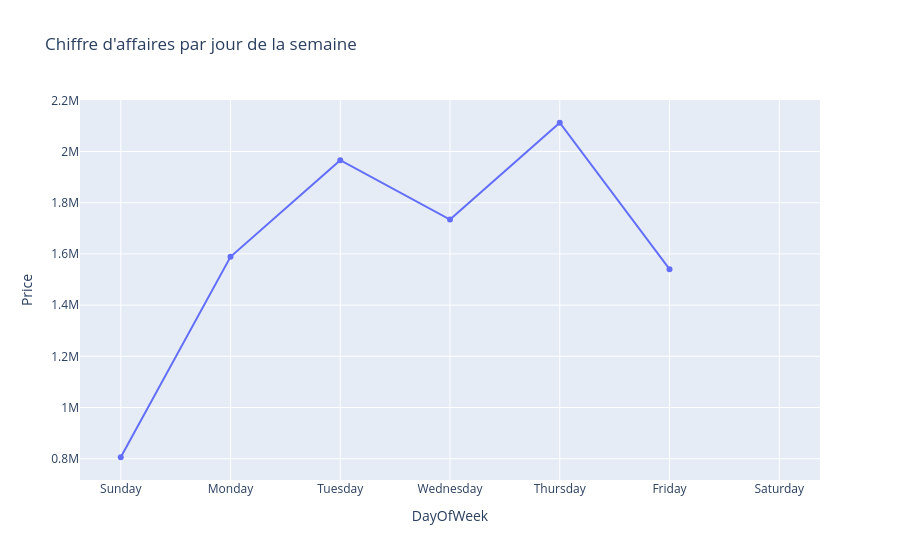

Write notebook code for a chart like this one.
### Code cell
fig_dayofweek = px.line(
    ca_jour_semaine,
    x="DayOfWeek",
    y="Price",
    markers=True,
    title="Chiffre d'affaires par jour de la semaine"
)

fig_dayofweek.show()

### Figure 1 — Plotly figure (JSON) as saved in the notebook; plotly's stock layout.template omitted (floating-point values rounded to 4 significant figures)
{"data": [{"hovertemplate": "DayOfWeek=%{x}<br>Price=%{y}<extra></extra>", "legendgroup": "", "line": {"color": "#636efa", "dash": "solid"}, "marker": {"symbol": "circle"}, "mode": "lines+markers", "name": "", "orientation": "v", "showlegend": false, "type": "scatter", "x": ["Sunday", "Monday", "Tuesday", "Wednesday", "Thursday", "Friday", "Saturday"], "xaxis": "x", "y": [805700.0, 1589000.0, 1966000.0, 1734000.0, 2113000.0, 1541000.0, NaN], "yaxis": "y"}], "layout": {"autosize": true, "legend": {"tracegroupgap": 0}, "title": {"text": "Chiffre d'affaires par jour de la semaine"}, "xaxis": {"anchor": "y", "autorange": true, "domain": [0, 1], "range": [-0.3685, 6.369], "title": {"text": "DayOfWeek"}, "type": "category"}, "yaxis": {"anchor": "x", "autorange": true, "domain": [0, 1], "range": [697800.0, 2220000.0], "title": {"text": "Price"}, "type": "linear"}}}
